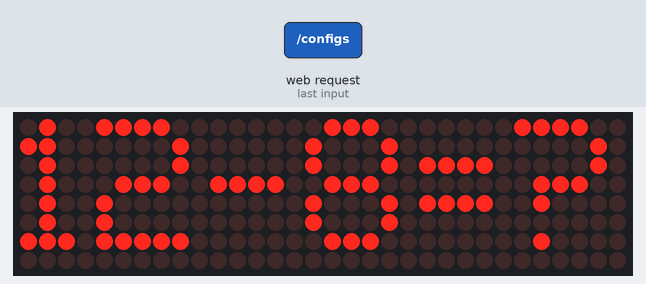
The sketch below on a simulated ESP32. Parts: 32×8 LED matrix. Inputs (shaded band) come from the test bench. WiFi joins after 1.5 s; servers stay silent unless stated; random numbers use the default seed unless the sketch sets one; EEPROM starts erased; what the sketch prints to the serial monitor is not drawn.

9.8 s: HTTP request GET /configs?triggerNext=true received
11.8 s: HTTP request GET /configs received
Above: at 14.7 s.
14.8 s: HTTP request GET /configs?symbol=true received
Timing chart, 0 to 17.8 s (numbered marks = the images above; inputs shaded):
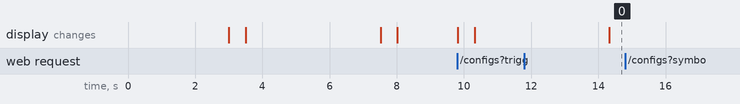

Measured:
- after the input at 14.8 s, every drawn part: stays the same

The sketch:

07_kousuan.ino
```cpp
//>>>>>>>>>>>>>>>>>>>>>>>>>>>>>>>>>>>>>>>>>>>>>>>>>>>>>>>>>>>>>>>>>>>>>>>>>>>>>>>>>>>>>>>>>
//---------------------------------------- Including Libraries.
#include <WiFi.h>
#include <WebServer.h>
#include <MD_Parola.h>
#include <MD_MAX72xx.h>
#include <SPI.h>
#include <Preferences.h>
#include "PageIndex.h" //--> Include the contents of the User Interface Web page, stored in the same folder as the .ino file
//----------------------------------------

// Uncomment according to your hardware type.
#define HARDWARE_TYPE MD_MAX72XX::FC16_HW
// #define HARDWARE_TYPE MD_MAX72XX::GENERIC_HW

// Defining size, and output pins.
#define MAX_DEVICES 4
#define CS_PIN 5
#define MAX_VALUE 20
#define SPEED_TIME  100   //--> SPEED_TIME is the speed of displaying the effect.
#define PAUSE_TIME  2000  //--> PAUSE_TIME is the time delay for switching between effects.

//----------------------------------------Variable declaration for your network credentials.
const char *ssid = "veryslow"; //--> Your wifi name
const char *password = "xxxx"; //--> Your wifi password
//----------------------------------------

// initialize variables.
// 计数器
int cnt_Text = 0;
// 最后一次的运算表达式
char lastExpression[101] = "1+1=?";
// 最新的运行状态
char lastStatus[101] = "true";

// 定义一个枚举类型
enum Operation
{
    PLUS,
    MINUS,
    MULTIPLE,
    DIVIDE,
    OPERATION_COUNT
};

// 定义一个字符串数组
const char *operationArray[OPERATION_COUNT] = {"+", "-", "*", "/"};

// 定义一个运算的范围值
const int calulate_Max_Value = MAX_VALUE;

char show_Text[101] = "";
// char Text_1[101] = "";
// char Text_2[101] = "";
// char Text_3[101] = "";
// char Text_4[101] = "";

// Initialization of "MD_Parola" library as "Display" and its settings.
MD_Parola Display = MD_Parola(HARDWARE_TYPE, CS_PIN, MAX_DEVICES);

// Initialize the "Preferences" library as "preferences".
Preferences preferences;

// Server on port 80.
WebServer server(80);

//________________________________________________________________________________ handleRoot()
// This routine is executed when you open ESP32 IP Address in browser.
void handleRoot()
{
    server.send(200, "text/html", MAIN_page); // Send web page
}
//________________________________________________________________________________
void generate_Random_Expression()
{
    // 生成随机数
    int num1 = random(1, calulate_Max_Value);
    int num2 = random(1, calulate_Max_Value);
    int operation = random(0, OPERATION_COUNT);

    // 生成表达式
    sprintf(lastExpression, "%d%s%d=?", num1, operationArray[operation], num2);
}

// Subroutine to handle configs. The logic of random questions is set here.
void handleConfigs()
{
    // 1. 保存配置到flash，存储的内容：运算类型，运算范围
    // 2. 默认开始生成题目
    // 3. 循环显示生成的题目
    // 4. 点击 web 页面上的停止按钮
    // 5. 保存题目到flash
    // 6. 显示题目

    read_Status_from_Flash_Memory();


    String incoming_Configs = server.arg("triggerNext");
    Serial.println();
    Serial.println("------------Configs");
    Serial.print("Key : ");
    Serial.println(incoming_Configs);
    String symbol = server.arg("symbol");
    String maxValue = server.arg("maxValue");
    Serial.print("Symbol : ");
    Serial.println(symbol);
    Serial.print("Max Value : ");
    Serial.println(maxValue);

    if (incoming_Configs == "true")
    {
        // 生成随机表达式
        generate_Random_Expression();
        Serial.print("Expression : ");
        Serial.println(lastExpression);
        server.send(200, "text/plane", lastExpression);
        save_Text_to_Flash_Memory();
        set_Scrolling_Text_Display();
    }
}

//________________________________________________________________________________ read_Status_from_Flash_Memory()
void read_Status_from_Flash_Memory()
{
    Serial.println();
    Serial.println("------------Read status from flash memory.");

    // Read the last expression from the flash memory.
    String saved_Expression = "";
    int saved_Expression_Length;
    saved_Expression = preferences.getString("EXPRESSION", "");
    saved_Expression_Length = saved_Expression.length() + 1;
    saved_Expression.toCharArray(lastExpression, saved_Expression_Length);
    Serial.print("Expression text   : ");
    Serial.println(lastExpression);
    Serial.print("Expression length : ");
    Serial.println(strlen(lastExpression));

    Serial.println("------------");
}

//________________________________________________________________________________ save_Text_to_Flash_Memory()
void save_Text_to_Flash_Memory()
{
    Serial.println();
    Serial.println("Save text to flash memory.");

    preferences.putString("EXPRESSION", lastExpression);
}
//________________________________________________________________________________

//________________________________________________________________________________ set_Scrolling_Text_Display()
void set_Scrolling_Text_Display()
{
    Serial.println();
    Serial.println("Set Scrolling Text Display.");

    Display.begin();
    delay(500);
    Display.setIntensity(0);
    Display.setInvert(false);
    // Display.displayScroll(show_Text, PA_RIGHT, PA_SCROLL_LEFT, 75);
    Display.displayText(show_Text, PA_CENTER, SPEED_TIME, PAUSE_TIME, PA_PRINT, PA_NO_EFFECT);
}
//________________________________________________________________________________

//________________________________________________________________________________ Scrolling_Text()
void Scrolling_Text()
{
    if (Display.displayAnimate())
    {
        strcpy(show_Text, lastExpression);

        Serial.println();
        Serial.print("Scroll Text_");
        Serial.print(cnt_Text);
        Serial.println(".");

        delay(2000);
        Display.displayReset();
    }
}
//________________________________________________________________________________

//________________________________________________________________________________ VOID SETUP()
void setup()
{
    // put your setup code here, to run once:

    Serial.begin(115200);
    Serial.println();
    delay(2000);

    preferences.begin("kousuan", false);

    delay(500);

    read_Status_from_Flash_Memory();

    delay(500);

    // Calls the "set_Scrolling_Text_Display()" subroutine.
    set_Scrolling_Text_Display();

    delay(500);

    //----------------------------------------Set Wifi to STA mode.
    Serial.println();
    Serial.println("-------------");
    Serial.println("WIFI mode : STA");
    WiFi.mode(WIFI_STA);
    Serial.println("-------------");
    //----------------------------------------

    //----------------------------------------Connect to Wi-Fi (STA).
    Serial.println();
    Serial.println("------------");
    Serial.print("Connecting to ");
    Serial.println(ssid);
    WiFi.begin(ssid, password);

    //:::::::::::::::::: The process of connecting ESP32 with WiFi Hotspot / WiFi Router.
    // The process timeout of connecting ESP32 with WiFi Hotspot / WiFi Router is 20 seconds.
    // If within 20 seconds the ESP32 has not been successfully connected to WiFi, the ESP32 will restart.
    // I made this condition because on my ESP32, there are times when it seems like it can't connect to WiFi, so it needs to be restarted to be able to connect to WiFi.

    int connecting_process_timed_out = 20; //--> 20 = 20 seconds.
    connecting_process_timed_out = connecting_process_timed_out * 2;
    while (WiFi.status() != WL_CONNECTED)
    {
        Serial.print(".");
        delay(500);
        if (connecting_process_timed_out > 0)
            connecting_process_timed_out--;
        if (connecting_process_timed_out == 0)
        {
            Serial.println();
            Serial.println("Failed to connect to WiFi. The ESP32 will be restarted.");
            Serial.println("------------");
            delay(1000);
            ESP.restart();
        }
    }

    Serial.println();
    Serial.println("WiFi connected");
    Serial.print("Successfully connected to : ");
    Serial.println(ssid);
    Serial.println("------------");
    //::::::::::::::::::
    //----------------------------------------

    delay(1000);

    //---------------------------------------- Setting the server.
    // TODO
    server.on("/", handleRoot);
    // server.on("/settings", handleSettings);
    server.on("/configs", handleConfigs);
    //----------------------------------------

    //---------------------------------------- Start server.
    server.begin();
    Serial.println();
    Serial.println("HTTP server started");
    //----------------------------------------

    delay(500);

    // Open the IP address in your browser to open the interface page.
    // Make sure that your computer / mobile device and ESP32 are connected to the same WiFi network.
    Serial.println();
    Serial.print("IP address : ");
    Serial.println(WiFi.localIP());
    Serial.println("Open the IP address in your browser to open the interface page.");
    Serial.println("Make sure that your computer / mobile device and");
    Serial.println("ESP32 are connected to the same WiFi network.");

    delay(500);

    // Call the "set_Scrolling_Text_Display()" subroutine again.
    set_Scrolling_Text_Display();

    delay(500);
}
//________________________________________________________________________________

//________________________________________________________________________________ VOID LOOP()
void loop()
{
    // put your main code here, to run repeatedly:

    // Handle client requests.
    server.handleClient();

    Scrolling_Text();
}
//________________________________________________________________________________
//<<<<<<<<<<<<<<<<<<<<<<<<<<<<<<<<<<<<<<<<<<<<<<<<<<<<<<<<<<<<<<<<<<<<<<<<<<<<<<<<<<<<<<<<<
```

PageIndex.h
```cpp
const char MAIN_page[] PROGMEM = R"=====(
<!DOCTYPE html>
<html>
  <title>ESP32 MAX7219 LED Matrix 32x8 Web Server</title>
  <meta name="viewport" content="width=device-width, initial-scale=1">
  <style>
    html {font-family: Helvetica, sans-serif;}
    h1 {font-size: 1.5rem; color:#2980b9;}

    .div_Form {
      margin: auto;
      width: 90%;
      border:1px solid #D8D8D8;
      border-radius: 10px;
      background-color: #f2f2f2;
      padding: 10px 10px;
    }

    .div_Form_Input {display: table; margin: 0px; padding: 0px; box-sizing: border-box;}
    .div_Input_Text {display: table-cell; width: 100%;}
    .div_Input_Text > input {width:99.5%; margin-left: 0px; padding-left: 2px; box-sizing: border-box;}

    .buttonSubmit {
      display: inline-block;
      padding: 5px 25px;
      font-size: 13px;
      cursor: pointer;
      text-align: center;
      text-decoration: none;
      outline: none;
      color: #fff;
      background-color: #4CAF50;
      border: none;
      border-radius: 8px;
      box-shadow: 0 3px #999;
    }
    .buttonSubmit:hover {background-color: #3e8e41}
    .buttonSubmit:active {background-color: #3e8e41; box-shadow: 0 1px #666; transform: translateY(2px);}
    .buttonSubmit:disabled {background-color: #666; box-shadow: 0 1px #666; transform: translateY(2px);}

    select {
      width: 100%;
      padding: 12px 20px;
      margin: 8px 0;
      display: inline-block;
      border: 1px solid #ccc;
      border-radius: 4px;
      box-sizing: border-box;
    }
  </style>

  <body>
    <div style="text-align: center;">
      <h1>ESP32 MAX7219 LED Matrix 32x8 Web Server</h1>
    </div>

    <div class="div_Form">
      <form>
        <label for="operation">四则运算:</label>
        <select id="operation" name="operation" multiple>
          <option value="PLUS">PLUS</option>
          <option value="MINUS">MINUS</option>
          <option value="MULTIPLE">MULTIPLE</option>
          <option value="DIVIDE">DIVIDE</option>
        </select>

        <br><br>

        <label for="range">范围:</label>
        <select id="range" name="range">
          <option value="10">10</option>
          <option value="20">20</option>
          <option value="30">30</option>
          <option value="40">40</option>
          <option value="50">50</option>
          <option value="60">60</option>
          <option value="70">70</option>
          <option value="80">80</option>
          <option value="90">90</option>
          <option value="100">100</option>
        </select>

        <br><br>

        <button type="button" class="buttonSubmit" id="BTN_Next" onclick="BTN_Next_Click()">下一题</button>
      </form>
    </div>

    <script>
      // Function to handle the next question button click
      function BTN_Next_Click() {
        var selectedOperations = Array.from(document.getElementById("operation").selectedOptions).map(option => option.value).join(",");
        var selectedRange = document.getElementById("range").value;

        var msg = "triggerNext=true&symbol=" + selectedOperations + "&maxValue=" + selectedRange;

        Send("configs", msg);
      }

      // Function to send the request
      function Send(endpoint, msg) {
        var xmlhttp;
        if (window.XMLHttpRequest) {
          // code for IE7+, Firefox, Chrome, Opera, Safari
          xmlhttp = new XMLHttpRequest();
        } else {
          // code for IE6, IE5
          xmlhttp = new ActiveXObject("Microsoft.XMLHTTP");
        }
        xmlhttp.onreadystatechange = function() {
          if (this.readyState == 4 && this.status == 200) {
            console.log(this.responseText);
          }
        }
        xmlhttp.open("GET", endpoint + "?" + msg, true);
        xmlhttp.send();
      }
    </script>
  </body>
</html>
)=====";
```
